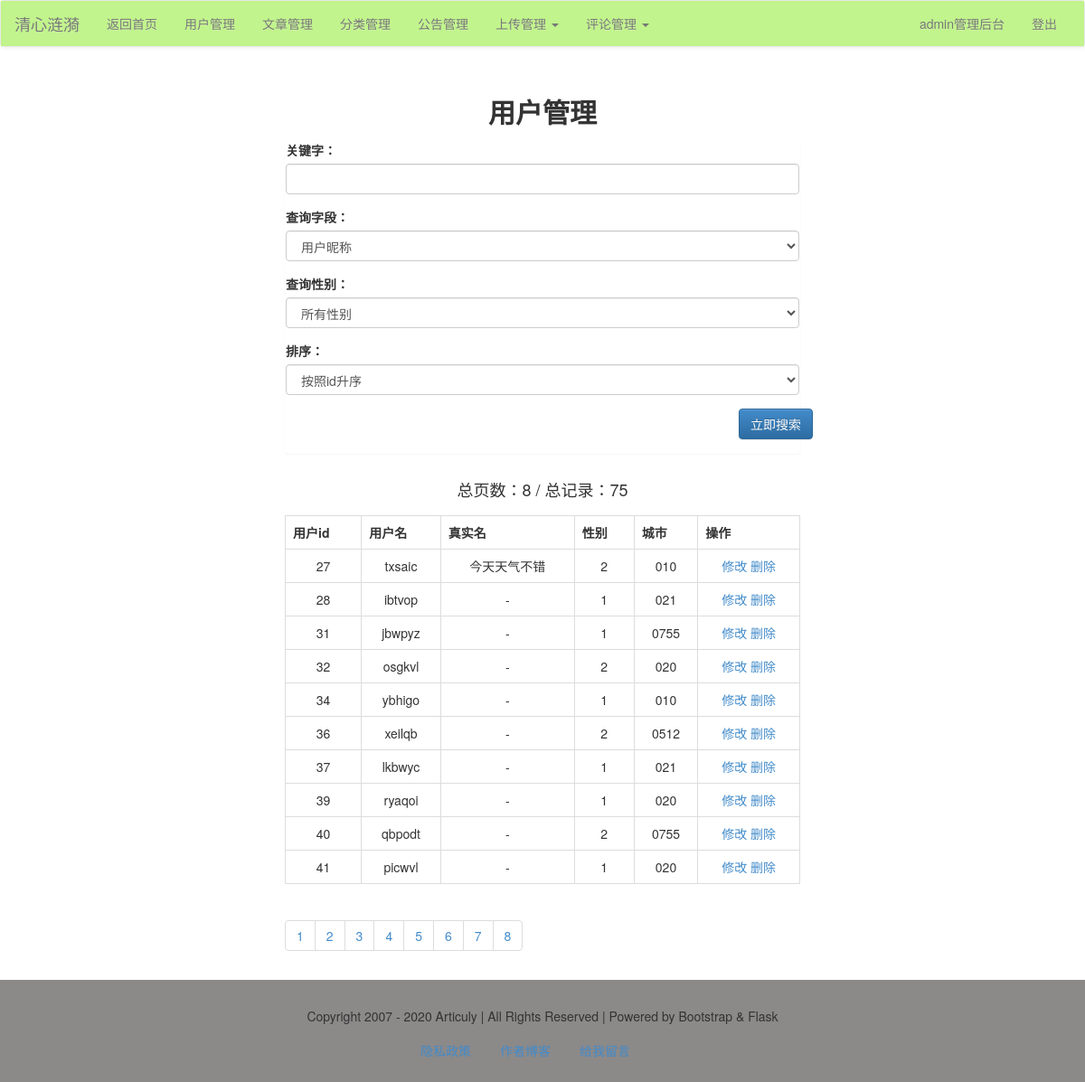
The app's page /admin/user/list/?page=2 (signed in), older data.
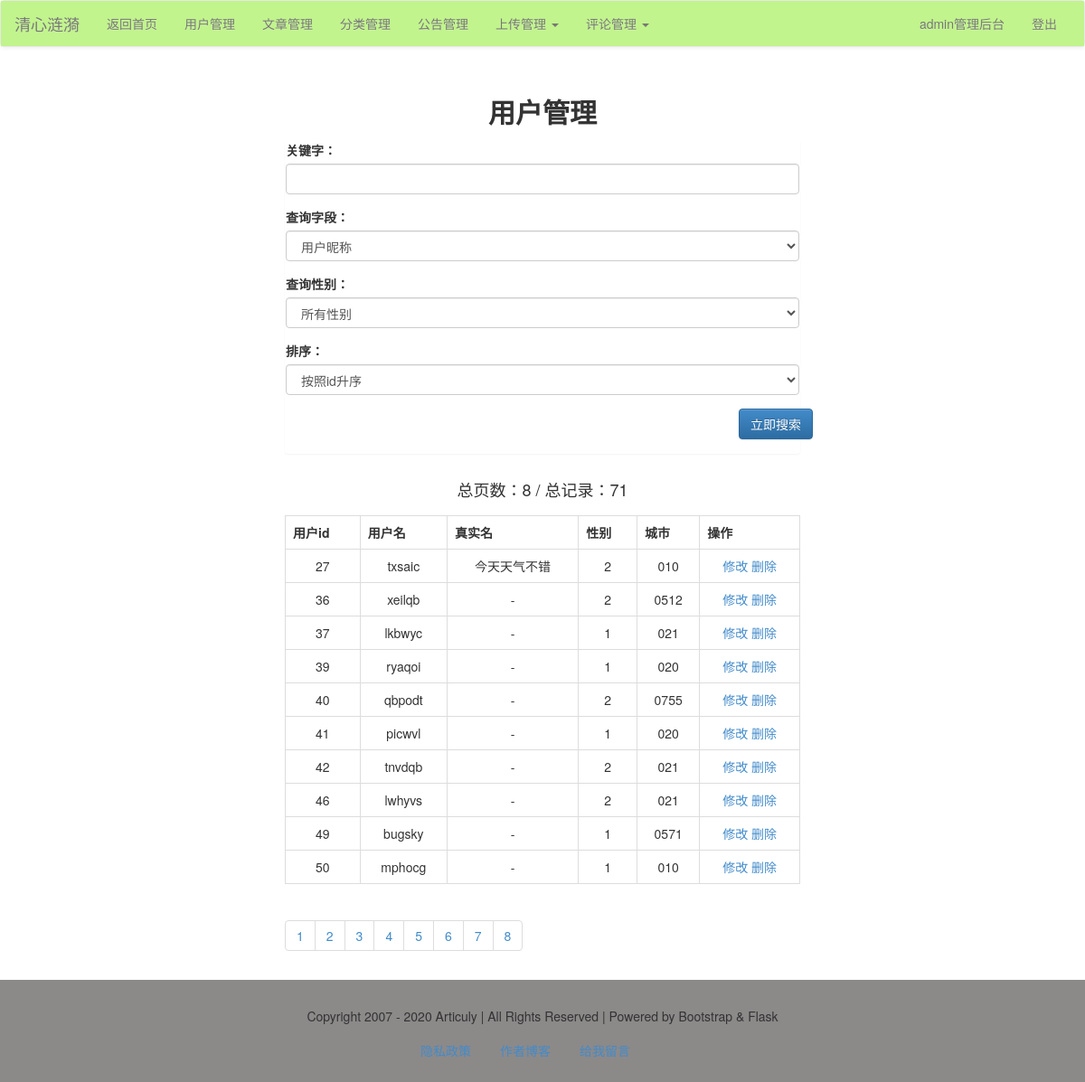
The same page, newer data.
### models.py (models this page shows, shortened)
class User(db.Model):
    id = db.Column(db.Integer, primary_key=True)
    username = db.Column(db.String)
    password = db.Column(db.String)
    realname = db.Column(db.String)
    sex = db.Column(db.Integer)
    city = db.Column(db.String)
    hobby = db.Column(db.String)
    intro = db.Column(db.String)
    comment = db.relationship('Comment')

### admin/users.py (the view)
@admin_app.route('/user/list/', methods=['get', 'post'])
def userList():
    form = UserSearch()
    q = request.args.get('q')
    page = request.args.get('page', 1)
    if q is not None:
        page = request.args.get('page', 1)
        form_field = request.args.get('field')
        form_sex = request.args.get('sex')
        form_order = request.args.get('order')
        print(q, form_field, form_sex, form_order)
        if form_field == 'username':
            condition = User.username.like('%%%s%%' % q)
        else:
            condition = User.realname.like('%%%s%%' % q)
        if form_order == '1':
            order = User.id.asc()
        else:
            order = User.id.desc()
        if request.args.get('sex') == '0':
            res = User.query.filter(condition).order_by(order).paginate(int(page), 10)
        else:
            res = User.query.filter(condition, User.sex == request.args.get('sex')).order_by(order).paginate(page, 10)
        users = res.items
        pageList = res.iter_pages()
        total = res.total
        pages = res.pages
        return render_template('admin/user/user_list.html', users=users, pageList=pageList, pages=pages, total=total,
                               form=form, q=q, field=form_field, sex=form_sex, order=form_order)
    else:
        res = User.query.paginate(int(page), 10)
        users = res.items
        pageList = res.iter_pages()
        total = res.total
        pages = res.pages
        print(q, total)
        return render_template('admin/user/user_list.html', users=users, pageList=pageList, pages=pages, total=total,
                               form=form, q=q)

### forms/account_form.py
class UserSearch(FlaskForm):
    q = StringField('关键字：',
                    validators=[DataRequired()],
                    render_kw={'class': 'form-control'})
    field = SelectField('查询字段：',
                        choices=[('username', '用户昵称'), ('realname', '真实性名')],
                        render_kw={'class': 'form-control'})
    sex = SelectField('查询性别：',
                      choices=[('0', '所有性别'), ('1', '男'), ('2', '女')],
                      render_kw={'class': 'form-control'})
    order = SelectField('排序：', choices=[('1', '按照id升序'), ('2', '按照id降序')],
                        render_kw={'class': 'form-control'})

### admin/admin_app.py (called while the page is built)
@admin_app.before_request
@login_required
def is_admin():
    print(session['user'])
    if session['user'] != 'admin':
        print('user is someone else.')
        return redirect(url_for('login'))

### app.py (called while the page is built)
@app.context_processor
def account():
    username = session.get('user')
    return {'username': username}

@app.context_processor
def getCateList():
    cates = Category.query.all()
    return {'cates': cates}

### templates/admin/user/user_list.html (shortened to what this page needs)
{% extends "admin/admin_base.html" %}
{% block content %}
    <div class="container-fluid">
        <div class="row">
            <div class="main col-lg-6 col-lg-offset-3 col-md-8 col-md-offset-2 col-sm-10 col-sm-offset-1 col-xs-12">
                <h2 class="text-center"><b>用户管理</b></h2>
                <div class="panel">
                    <form action="" method="get">
                        <div class="form-group">
                            {{ form.q.label }}
                            {{ form.q }}
                        </div>
                        <div class="form-group">
                            {{ form.field.label }}
                            {{ form.field }}
                        </div>
                        <div class="form-group">
                            {{ form.sex.label }}
                            {{ form.sex }}
                        </div>
                        <div class="form-group">
                            {{ form.order.label }}
                            {{ form.order }}
                        </div>
                        <div class="form-group ">
                            <div class="row"><input type="submit" name="search" class="btn btn-primary pull-right"
                                                    value="立即搜索"></div>
                        </div>
                    </form>
                </div>
                <div class="row"><h4 class="text-center">总页数：{{ pages }} / 总记录：{{ total }}</h4></div>
                <table class="table table-bordered ">
                    <tr>
                        <th>用户id</th>
                        <th>用户名</th>
                        <th>真实名</th>
                        <th>性别</th>
                        <th>城市</th>
                        <th>操作</th>
                    </tr>
                    {% for user in users %}
                        <tr id="user_{{ user.id }}" class="text-center">
                            <td>{{ user.id }}</td>
                            <td>{{ user.username }}</td>
                            <td>{{ user.realname }}</td>
                            <td>{{ user.sex }}</td>
                            <td>{{ user.city }}</td>
                            <td>
                                <a href="{{ url_for("admin_app.editUser", user_id=user.id) }}" target="_blank">修改</a>
                                <a href="javascript:delUser({{ user.id }})">删除</a>
                            </td>
                        </tr>
                    {% endfor %}
                </table>
                <ul class="pagination">
                    {% for page in pageList %}
                        {% if page!=None %}
                            {% if q == None %}
                                <li><a href="?page={{ page }}">{{ page }}</a></li>
                            {% else %}
                                <li>
                                    <a href="?page={{ page }}&q={{ q }}&field={{ field }}&sex={{ sex }}&order={{ order }}">{{ page }}</a>
                                </li>
                            {% endif %}
                        {% else %}
                            <li><a href="#">...</a></li>
                        {% endif %}
                    {% endfor %}
                </ul>
            </div>
        </div>
    </div>
{% endblock %}

Row changes from the older to the newer data that the page shows:
removed User: id "28", username "ibtvop", realname "-", sex "1", city "021"
removed User: id "31", username "jbwpyz", realname "-", sex "1", city "0755"
removed User: id "32", username "osgkvl", realname "-", sex "2", city "020"
removed User: id "34", username "ybhigo", realname "-", sex "1", city "010"
now on this page (row unchanged): User: id "42", username "tnvdqb", realname "-", sex "2", city "021"
now on this page (row unchanged): User: id "46", username "lwhyvs", realname "-", sex "2", city "021"
now on this page (row unchanged): User: id "49", username "bugsky", realname "-", sex "1", city "0571"
now on this page (row unchanged): User: id "50", username "mphocg", realname "-", sex "1", city "010"
Text that changed along with them:
{{ total }}: "75" → "71"
